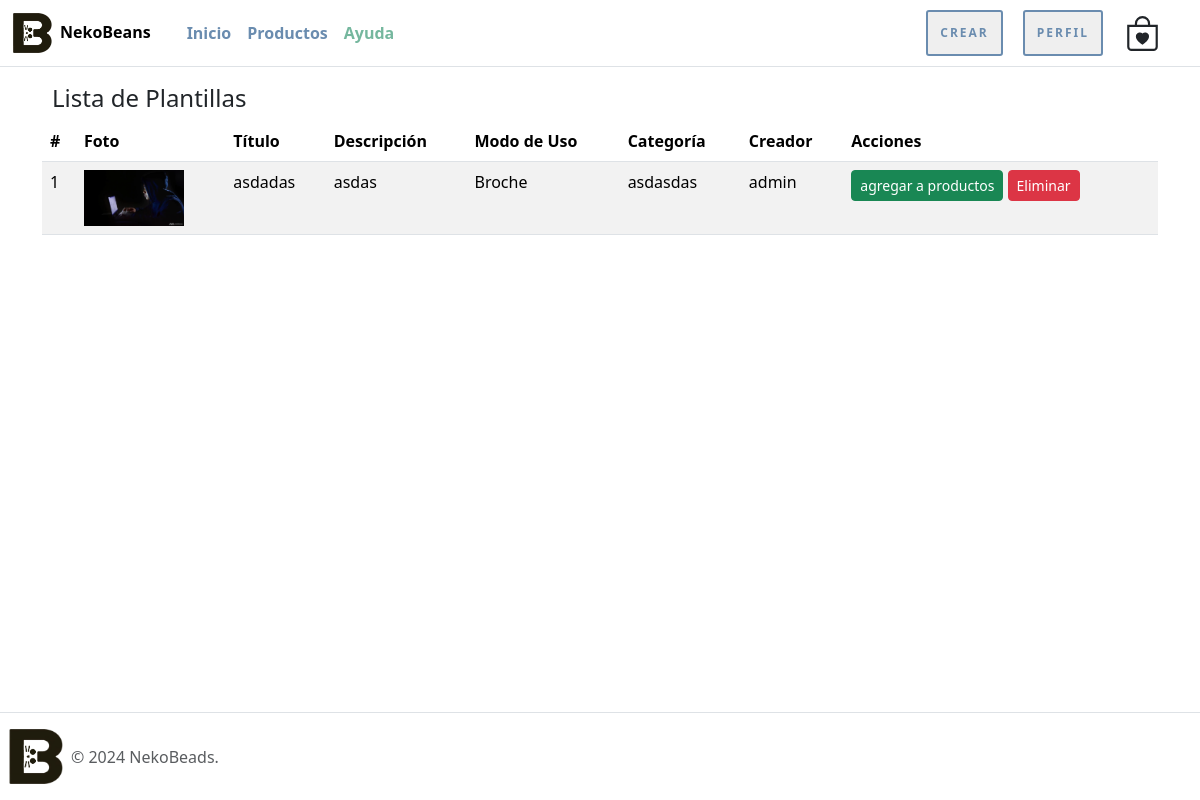
Page /listar-plantilla/ (signed in) on the committed database.
### nekoBeansWeb/models.py (models this page shows, shortened)
class Plantilla(models.Model):
    nombrePlantilla = models.CharField(max_length=20)
    imagen = models.ImageField(upload_to="plantillas", null=True)
    descripcion = models.CharField(max_length=100)
    tipo_modo_uso = models.IntegerField(choices=tipo_uso, default=1)
    categoria = models.CharField(max_length=50)
    creador = models.ForeignKey(User, on_delete=models.CASCADE)

### nekoBeansWeb/views.py (the view)
# urls.py: path('listar-plantilla/', listar_plantilla, name='listar_plantilla'),
@permission_required('nekoBeansWeb.view_plantilla')
def listar_plantilla(request):
    plantillas = Plantilla.objects.all()
    data = {
        'plantillas': plantillas
    }
    return render(request, 'nekoBeansWeb/crearplantilla/listar_crear.html', data)

### nekoBeansWeb/templates/nekoBeansWeb/crearplantilla/listar_crear.html (shortened to what this page needs)
{% extends 'nekoBeansWeb/narvar_footer.html' %}
{% load static %}
{% block contenido %}
<div class="container mt-4">
    <div class="row">
        <div class="col-md-12">
            <h4 class="espacio-titulos">Lista de Plantillas</h4>
            <div class="table-responsive">
                <table class="table table-hover table-striped">
                    <thead class="thead-dark">
                        <tr>
                            <th scope="col">#</th>
                            <th scope="col">Foto</th>
                            <th scope="col">Título</th>
                            <th scope="col">Descripción</th>
                            <th scope="col">Modo de Uso</th>
                            <th scope="col">Categoría</th>
                            <th scope="col">Creador</th>
                            <th scope="col">Acciones</th>
                        </tr>
                    </thead>
                    <tbody>
                        {% for plantilla in plantillas %}
                        <tr>
                            <td>{{ forloop.counter }}</td>
                            <td><img src="{{ plantilla.imagen.url }}" alt="{{ plantilla.nombrePlantilla }}" style="max-width: 100px;"></td>
                            <td>{{ plantilla.nombrePlantilla }}</td>
                            <td>{{ plantilla.descripcion }}</td>
                            <td>{{ plantilla.get_tipo_modo_uso_display }}</td>
                            <td>{{ plantilla.categoria }}</td>
                            <td>{{ plantilla.creador.username }}</td>
                            <td>
                                <a href="{% url 'crear_producto_con_plantilla' plantilla.id %}" class="btn btn-sm btn-success">agregar a productos</a>
                                <a href="{% url 'eliminar_plantilla' plantilla.id %}" class="btn btn-sm btn-danger delete-btn">Eliminar</a>
                            </td>
                        </tr>
                        {% empty %}
                        <tr>
                            <td colspan="8" class="text-center">No hay plantillas disponibles.</td>
                        </tr>
                        {% endfor %}
                    </tbody>
                </table>
            </div>
        </div>
    </div>
</div>
{% endblock %}

### nekoBeansWeb/static/nekoBeansWeb/css/stiloPag.css (style rules this page uses)
.espacio-titulos { max-width: 940px; padding: 60px 10px 0px; }

### rows in the picture
Plantilla: imagen (picture), nombrePlantilla "asdadas", descripcion "asdas", tipo_modo_uso "Broche", categoria "asdasdas", creador.username "admin"
